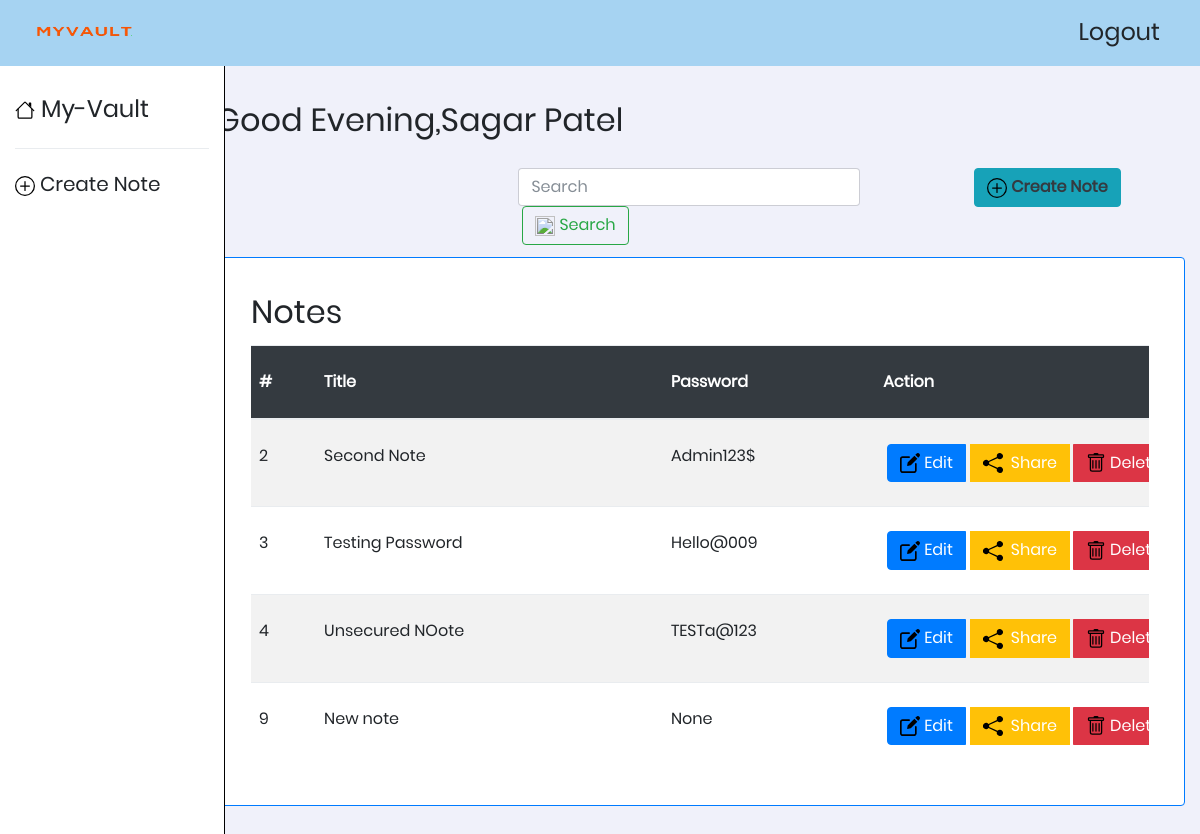
Before: /user/myvault/ (signed in) with the older database file.
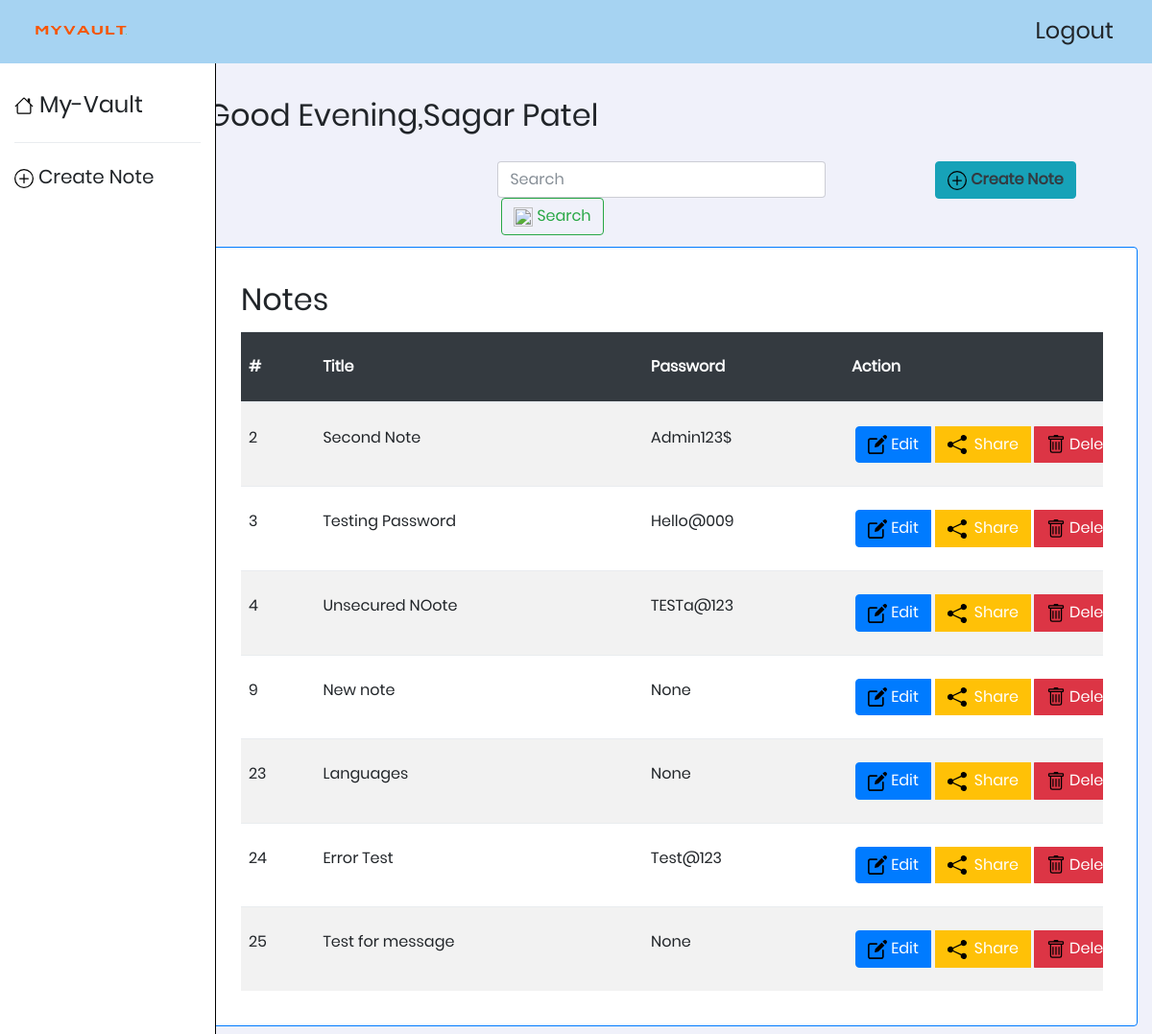
After: the same page with the newer database file.
### login/models.py (models this page shows, shortened)
class Users(models.Model):
    id = models.AutoField(primary_key=True)
    firstName = models.CharField(max_length=50, blank=False, null=False)
    lastName = models.CharField(max_length=50, blank=False, null=False)
    email = models.EmailField(max_length=100, blank=False, null=False, unique=True)
    mobileNo = models.BigIntegerField(blank=False, null=False)
    password = models.CharField(max_length=300, blank=False, null=False)
    created_at = models.DateTimeField(auto_now_add=True)
    @property
    def fullName(self):
        return '%s %s' % (self.firstName.capitalize(), self.lastName.capitalize())

class Note(models.Model):
    title = models.CharField(max_length=1000, blank=False)
    secured_content = models.CharField(max_length=1000, blank=False, null=False)
    isset_Password = models.BooleanField(default=False)
    password = models.CharField(max_length=300, blank=True, null=True)
    created_at = models.DateTimeField(auto_now_add=True)
    expiry_time = models.DateTimeField(blank=True,null= True)
    creator = models.ForeignKey(Users, on_delete=models.CASCADE)
    def set_PasswordDecrypt(txt):
        if txt is None:
            return None
        else:
            key = Fernet(settings.KEY)
            strTxt = key.decrypt(txt.encode('utf8'))
            return strTxt.decode('utf8')

### login/views.py (the view)
# urls.py: path('user/myvault/', views.Dashboard, name="user_dashboard"),
def Dashboard(request):
    if request.session.get('session_email'):
        note = list(Note.objects.filter(creator_id = Users.objects.get(email = request.session.get('session_email'))).values())
        for item in note:
            item['password'] = Note.set_PasswordDecrypt(item['password'])
        return render(request, "dashboard.html",
                      {
                          "users": Users.objects.get(email=request.session.get('session_email')),
                          "notes": note
                      })
    return HttpResponseRedirect(reverse('login'))

### templates/dashboard.html (shortened to what this page needs)
{% load static %}
<!DOCTYPE html>
<html lang="en">
  <head>
    <link rel="stylesheet" type="text/css" href="{% static 'vendor/bootstrap/css/bootstrap.min.css' %}">
    <link rel="stylesheet" type="text/css" href="{% static '/css/main.css' %}">
    <link rel="stylesheet" type="text/css"
      href="https://use.fontawesome.com/releases/v5.3.1/css/all.css"
>
  </head>
  <body>
    <header>
      <nav class="navbar fixed-top navbar-expand-lg navbar-light bg-nav">
        <a href="#" class="navbar-brand mx-3 h4"><img src="{% static 'images/logo-white.png'%}" alt="" width="100" height="30" /></a>
        <div class="collapse navbar-collapse" id="navigations">
          <ul class="navbar-nav ml-md-auto">
            <li class="nav-item mx-lg-4">
              <a href="{% url 'user_logout' %}" class="h4">
                Logout
              </a>
            </li>
          </ul>
        </div>
      </nav>
    </header>
    <div class="container-fluid mt-5">
      <div class="row">
        <div class="col-lg-2 pl-0">
          <aside class="collapse left-side d-lg-block" id="left-side">
            <div class="container-fluid mt-5">
              <ul class="navbar-nav">
                <li class="nav-item">
                  <a href="javascript:void(0);" class="h4">
                    <img  src="{% static 'images/icons/home.svg' %}"
                      width="20" height="20" />
                    <span class="mt-2 4">My-Vault</span>
                  </a>
                </li>
                <div class="dropdown-divider my-4"></div>
                <li class="nav-item">
                  <a href="{% url 'note_view' %}" class="h5">
                    <img src="{% static 'images/icons/plus-circle.svg' %}"
                      width="20" height="20" />
                    <span class="mt-2">Create Note</span>
                  </a>
                </li>
              </ul>
            </div>
          </aside>
        </div>
        <div class="col-lg-10 mt-5">
          <div class="container-fluid">
            <div class="row text-size"><span id="greetings"></span>{{users.fullName }}
            </div>
            <div class="row mt-2">
              <div class="d-flex justify-content-end w-100 mr-md-5 mb-1">
                <div class="row mr-md-2">
                  <div class="col-12 col-md-9 px-0 mt-3 mx-1 mx-md-0">
                    <form action="{% url 'search_Result' %}" method="POST" class="form-inline mx-2">
                      <input class="form-control my-0 my-sm-0 search-size" type="search"  name="search_Query_title" placeholder="Search" aria-label="Search" required>
                      <button class="btn btn-outline-success mx-1" type="submit" name="search_Query_btn" >
                         <img src="{% static 'images/icons/search-circle.png' %}"
                        width="20" height="20"> Search</button>
                    </form>
                  </div>
                  <div class="col-12 col-md-3 px-0 mt-3 mx-3 mx-md-0">
                    <a href="{% url 'note_view' %}" class="btn btn-info">
                      <img src="{% static 'images/icons/plus-circle.svg' %}"
                        width="20" height="20">
                      <span class="mt-2 text-dark font-weight-bold">Create Note</span>
                    </a>
                  </div>
              </div>
              </div>
              <div class="col-12 bg-white my-2 border border-2 border-primary rounded">
                  <div class="card-body">
                    <div class="flex my-3">
                      <h2>Notes</h2>
                    </div>
                    <div class="table-responsive">
                      {% if notes %}
                      <table class="table table-borderless table-striped table-hover">
                        <thead class="bg-dark text-white">
                          <tr>
                            <th class="px-5 px-lg-2 py-4">#</th>
                            <th class="px-5 px-lg-2 py-4">Title</th>
                            <th class="px-5 px-lg-1 py-4">Password</th>
                            <th class="px-5 px-lg-1 py-4">Action</th>
                          </tr>
                          <tbody>
                            {% for item in notes%}
                            <tr>
                              <td class="px-5 px-lg-2 py-4">{{ item.id }}</td>
                              <td class="px-5 px-lg-2 py-4">{{item.title}}</td>
                              <td class="px-5 px-lg-1 py-4">{{item.password}}</td>
                              <td class="px-5 px-lg-2 py-4">
                                <div class="btn-group action-btn" role="group">
                                  <a class="btn btn-primary" href="{% url 'note_edit' item.id %}">
                                    <img src="{% static 'images/icons/edit.svg' %}" alt="" width="20" height="20">
                                    <span>Edit</span>
                                  </a>
                                  <a class="btn btn-warning mx-1" href="{% url 'note_share' item.id %}">
                                    <img src="{% static 'images/icons/share-fill.svg' %}"alt="" width="20" height="20">
                                    <span class="text-white ml-1">Share</span>
                                  </a>
                                  <a class="btn btn-danger" href="{% url 'note_delete' item.id %}">
                                    <img src="{% static 'images/icons/remove.svg' %}" alt=""
                                      width="20" height="20">
                                    <span>Delete</span>
                                  </a>
                                </div>
                              </td>
                            </tr>
                            {% endfor %}
                            {% else %}
                            <tr>
                                <div style="text-align: center;font-size:18px;">No-Data avaiable</div>
                            </tr>
                            {% endif %}
                          </tbody>
                        </thead>
                      </table>
                    </div>
                  </div>
                </div>
              </div>
            </div>
          </div>
        </div>
      </div>
  </body>
</html>

### static/css/main.css (style rules this page uses)
* { margin: 0px; padding: 0px; box-sizing: border-box; }
body, html { height: 100%; font-family: Poppins-Regular, sans-serif; background-color: #f0f1fa; }
a { font-family: Poppins-Regular; font-size: 14px; line-height: 1.7; color: #666666; margin: 0px; transition: all 0.4s; -webkit-transition: all 0.4s; -o-transition: all 0.4s; -moz-transition: all 0.4s; }
h1,h2,h3,h4,h5,h6 { margin: 0px; }
ul, li { margin: 0px; list-style-type: none; }
input { outline: none; border: none; }
button { outline: none !important; border: none; background: transparent; }
@media (min-width:768px) { .text-size { font-size:2rem; font-weight: 500; } }
.left-side { position: fixed; height: 100%; width: 225px; z-index: 10; background-color: #ffffff; border-right: 1px solid black; }
.table-responsive { width: 100%; overflow-x: auto; display: block; }
@media (min-width: 768px) { .action-btn { display: flex; width: 6.5rem; } }
.bg-nav { background-color: #a6d3f2; }

Changed rows visible on the page:
added Note: id "23", title "Languages", password "None"
added Note: id "24", title "Error Test", password "Test@123"
added Note: id "25", title "Test for message", password "None"
